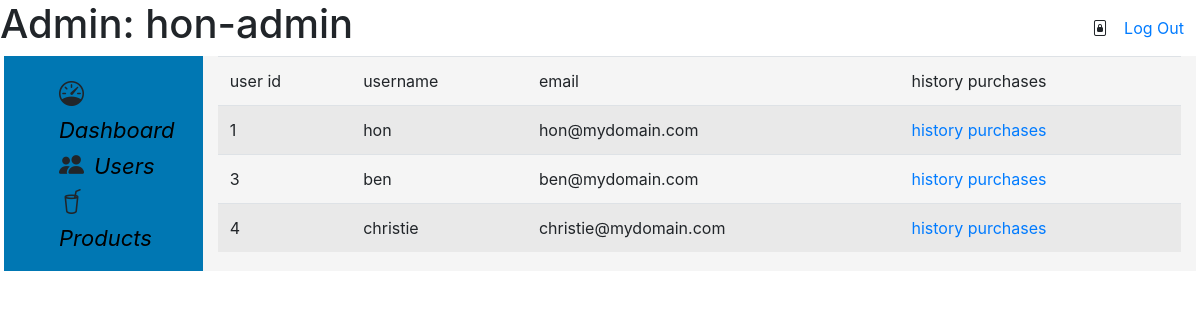
Before: /coffee_admin/users (signed in) with the older database file.
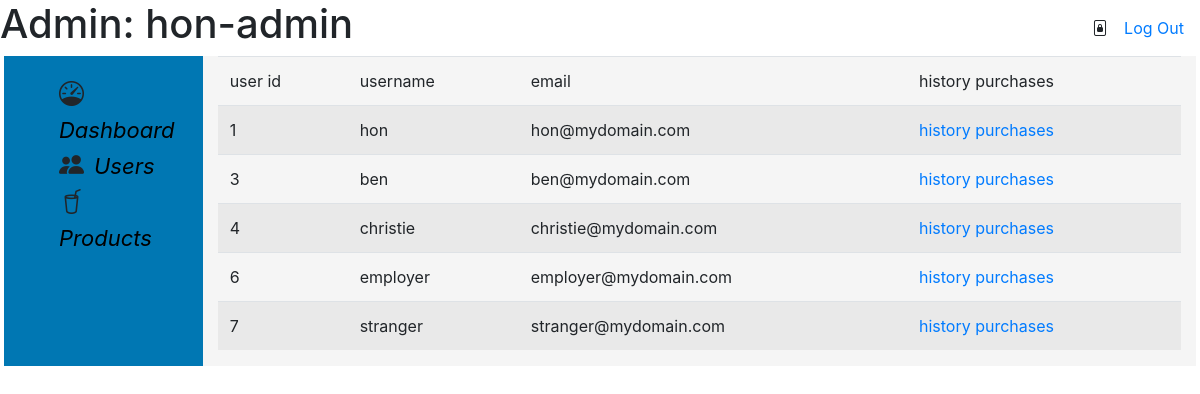
After: the same page with the newer database file.
### eCoffee/models.py (models this page shows)
class User(AbstractUser):
    pass

### eCoffee/views.py (the view)
# urls.py: path('coffee_admin/users',views.admin_users,name='admin_users'),
@user_passes_test(is_admin)
def admin_users(request):
    users=User.objects.exclude(username='hon-admin')
    return render(request,'eCoffee/admin_users.html',{'users':users})

### eCoffee/context_processors.py (called while the page is built)
def send_cart_length(request):
    cart_length = 0
    total = 0
    if request.user.is_authenticated:
        try:
            cart = Cart.objects.get(user=request.user)
            cart_length = cart.get_total_items()
            total = cart.get_total_price()
        except Cart.DoesNotExist:
            cart_length = 0
            total = 0
    else:
        cart_length = 0
    return {'cart_length': cart_length, 'total': total}

### eCoffee/views.py (called while the page is built)
def is_admin(user):
    return user.is_authenticated and user.is_staff

### eCoffee/templates/eCoffee/admin_users.html (shortened to what this page needs)
{% extends "eCoffee/main_dashboard.html" %}
{% block body %}
{%if users %}
<div class="admin-user-container">
   <table class='table table-striped'>
      <thead>
        <tr><td>user id</td><td>username</td><td>email</td><td>history purchases</td></tr>
      </thead>
      <tbody>
        {%for user in users %}
        <tr><td>{{user.id}}</td><td>{{user.username}}</td><td>{{user.email}}</td><td><a href="{% url 'profile' user.id %}">history purchases</a></td></tr>
        {%endfor%}
      </tbody>
    </table>
</div>
{%endif%}
{%endblock%}

### eCoffee/templates/eCoffee/main_dashboard.html (shortened to what this page needs)
<!DOCTYPE html>
<html lang="en">
    <head>
      {%load static %}
        <link rel="stylesheet" href="https://stackpath.bootstrapcdn.com/bootstrap/4.4.1/css/bootstrap.min.css">
        <link href="https://cdn.jsdelivr.net/npm/bootstrap-icons@1.8.1/font/bootstrap-icons.css" rel="stylesheet">
        <link href="{% static 'eCoffee/style.css' %}" rel="stylesheet">
        <link href="{% static 'eCoffee/layout-style.css' %}" rel="stylesheet">
        <link href="{% static 'eCoffee/index-style.css' %}" rel="stylesheet">
        <link href="{% static 'eCoffee/admin-style.css' %}" rel="stylesheet">
        <link href="{% static 'eCoffee/admin-products-style.css' %}" rel="stylesheet">
    </head>
    <body>
<div class="admin-container">
   {% if request.user.is_authenticated%}
   <div class="d-flex justify-content-between"><h1>Admin: {{user.username}}</h1>
      <div class="d-flex justify-content-center align-items-center">
         <i class="bi bi-file-lock2"></i>
         <a class="nav-link" href="{% url 'logout' %}">Log Out</a>
      </div>
   </div>
   {%endif%}
   <div class="row mx-1">
      <div class="sidebar col-md-2" style="background-color:#0077b3;">
         <ul>
            <li class="sidebar-item"><i class="bi bi-speedometer"></i><a href="{% url 'main_dashboard' %}" class="admin">Dashboard</a></li>
            <li class="sidebar-item"> <i class="bi bi-people-fill"></i><a href="{% url 'admin_users' %}" class="admin">Users</a></li>
            <li class="sidebar-item"><i class="bi bi-cup-straw"></i><a href="{% url 'admin_products' %}" class="admin">Products</a></li>
         </ul>
      </div>
      <div class="main col-md-10" style="background-color:whitesmoke;">
         {%block body%}
         {%endblock%}
        </div>
      </div>
   </div>
</body>

### eCoffee/static/eCoffee/style.css (style rules this page uses)
body, html { max-width: 100%; box-sizing: border-box; }

### eCoffee/static/eCoffee/layout-style.css (style rules this page uses)
ul { justify-content: space-evenly; justify-content: center; align-items: center; }
ul > li { margin-right:10px; }

### eCoffee/static/eCoffee/index-style.css (style rules this page uses)
ul > li { list-style: none; }

### eCoffee/static/eCoffee/admin-style.css (style rules this page uses)
a.admin { color:black; font-size:22px; font-style: italic; -webkit-font-smoothing: antialiased; }
.sidebar { padding-top:20px; float:left; }
ul > li.sidebar-item i { padding-right:10px; font-size: 25px; }

Changed rows visible on the page:
added User: id "6", username "employer", email "employer@mydomain.com"
added User: id "7", username "stranger", email "stranger@mydomain.com"
